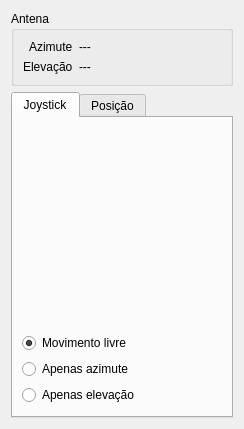
<?xml version="1.0" encoding="UTF-8"?>
<ui version="4.0">
 <class>ManualControlDialog</class>
 <widget class="QDialog" name="ManualControlDialog">
  <property name="geometry">
   <rect>
    <x>0</x>
    <y>0</y>
    <width>242</width>
    <height>372</height>
   </rect>
  </property>
  <property name="sizePolicy">
   <sizepolicy hsizetype="Preferred" vsizetype="Preferred">
    <horstretch>0</horstretch>
    <verstretch>0</verstretch>
   </sizepolicy>
  </property>
  <property name="windowTitle">
   <string>Dialog</string>
  </property>
  <layout class="QVBoxLayout" name="verticalLayout">
   <property name="sizeConstraint">
    <enum>QLayout::SetDefaultConstraint</enum>
   </property>
   <item>
    <widget class="QGroupBox" name="groupBox">
     <property name="title">
      <string>Antena</string>
     </property>
     <layout class="QVBoxLayout" name="verticalLayout_2">
      <item>
       <layout class="QFormLayout" name="formLayout">
        <property name="labelAlignment">
         <set>Qt::AlignRight|Qt::AlignTrailing|Qt::AlignVCenter</set>
        </property>
        <item row="0" column="0">
         <widget class="QLabel" name="label">
          <property name="text">
           <string>Azimute</string>
          </property>
         </widget>
        </item>
        <item row="0" column="1">
         <widget class="QLabel" name="azimuthLabel">
          <property name="text">
           <string>---</string>
          </property>
         </widget>
        </item>
        <item row="1" column="0">
         <widget class="QLabel" name="label_3">
          <property name="text">
           <string>Elevação</string>
          </property>
         </widget>
        </item>
        <item row="1" column="1">
         <widget class="QLabel" name="elevationLabel">
          <property name="text">
           <string>---</string>
          </property>
         </widget>
        </item>
       </layout>
      </item>
     </layout>
    </widget>
   </item>
   <item>
    <widget class="QTabWidget" name="tabWidget">
     <property name="autoFillBackground">
      <bool>true</bool>
     </property>
     <property name="currentIndex">
      <number>0</number>
     </property>
     <widget class="QWidget" name="joystickTab">
      <property name="autoFillBackground">
       <bool>false</bool>
      </property>
      <attribute name="title">
       <string>Joystick</string>
      </attribute>
      <layout class="QVBoxLayout" name="verticalLayout_3">
       <item>
        <widget class="JoystickWidget" name="joystickWidget" native="true">
         <property name="minimumSize">
          <size>
           <width>200</width>
           <height>200</height>
          </size>
         </property>
         <property name="maximumSize">
          <size>
           <width>200</width>
           <height>200</height>
          </size>
         </property>
        </widget>
       </item>
       <item>
        <widget class="QRadioButton" name="freeRadio">
         <property name="text">
          <string>Movimento livre</string>
         </property>
         <property name="checked">
          <bool>true</bool>
         </property>
        </widget>
       </item>
       <item>
        <widget class="QRadioButton" name="azimuthRadio">
         <property name="text">
          <string>Apenas azimute</string>
         </property>
        </widget>
       </item>
       <item>
        <widget class="QRadioButton" name="elevationRadio">
         <property name="text">
          <string>Apenas elevação</string>
         </property>
        </widget>
       </item>
      </layout>
     </widget>
     <widget class="QWidget" name="positionTab">
      <property name="sizePolicy">
       <sizepolicy hsizetype="Preferred" vsizetype="Minimum">
        <horstretch>0</horstretch>
        <verstretch>0</verstretch>
       </sizepolicy>
      </property>
      <attribute name="title">
       <string>Posição</string>
      </attribute>
      <layout class="QGridLayout" name="gridLayout" columnstretch="0,0,0">
       <item row="0" column="0">
        <widget class="QLabel" name="label_5">
         <property name="text">
          <string>Azimute</string>
         </property>
         <property name="alignment">
          <set>Qt::AlignRight|Qt::AlignTrailing|Qt::AlignVCenter</set>
         </property>
        </widget>
       </item>
       <item row="0" column="1">
        <widget class="QLineEdit" name="azimuthEdit"/>
       </item>
       <item row="0" column="2">
        <widget class="QPushButton" name="pushButton">
         <property name="maximumSize">
          <size>
           <width>20</width>
           <height>16777215</height>
          </size>
         </property>
         <property name="text">
          <string>&gt;</string>
         </property>
         <property name="autoDefault">
          <bool>false</bool>
         </property>
        </widget>
       </item>
       <item row="1" column="0">
        <widget class="QLabel" name="label_6">
         <property name="text">
          <string>Elevação</string>
         </property>
         <property name="alignment">
          <set>Qt::AlignRight|Qt::AlignTrailing|Qt::AlignVCenter</set>
         </property>
        </widget>
       </item>
       <item row="1" column="1">
        <widget class="QLineEdit" name="elevationEdit"/>
       </item>
       <item row="3" column="0" colspan="3">
        <widget class="QRadioButton" name="radioButton">
         <property name="enabled">
          <bool>true</bool>
         </property>
         <property name="text">
          <string>Enviar continuamente</string>
         </property>
         <property name="checked">
          <bool>true</bool>
         </property>
        </widget>
       </item>
       <item row="1" column="2">
        <widget class="QPushButton" name="pushButton_2">
         <property name="maximumSize">
          <size>
           <width>20</width>
           <height>16777215</height>
          </size>
         </property>
         <property name="text">
          <string>&gt;</string>
         </property>
         <property name="autoDefault">
          <bool>false</bool>
         </property>
        </widget>
       </item>
       <item row="4" column="0" colspan="3">
        <widget class="QRadioButton" name="radioButton_2">
         <property name="text">
          <string>Enviar uma vez</string>
         </property>
        </widget>
       </item>
       <item row="2" column="0" colspan="3">
        <widget class="QPushButton" name="pushButton_3">
         <property name="text">
          <string>Enviar ambos</string>
         </property>
         <property name="autoDefault">
          <bool>false</bool>
         </property>
        </widget>
       </item>
       <item row="5" column="0" colspan="3">
        <spacer name="verticalSpacer">
         <property name="orientation">
          <enum>Qt::Vertical</enum>
         </property>
         <property name="sizeHint" stdset="0">
          <size>
           <width>20</width>
           <height>40</height>
          </size>
         </property>
        </spacer>
       </item>
      </layout>
     </widget>
    </widget>
   </item>
  </layout>
 </widget>
 <customwidgets>
  <customwidget>
   <class>JoystickWidget</class>
   <extends>QWidget</extends>
   <header>joystickwidget.h</header>
   <container>1</container>
  </customwidget>
 </customwidgets>
 <tabstops>
  <tabstop>azimuthRadio</tabstop>
  <tabstop>elevationRadio</tabstop>
  <tabstop>azimuthEdit</tabstop>
  <tabstop>pushButton</tabstop>
  <tabstop>elevationEdit</tabstop>
  <tabstop>pushButton_2</tabstop>
  <tabstop>pushButton_3</tabstop>
  <tabstop>radioButton</tabstop>
  <tabstop>radioButton_2</tabstop>
  <tabstop>tabWidget</tabstop>
  <tabstop>freeRadio</tabstop>
 </tabstops>
 <resources/>
 <connections/>
</ui>
